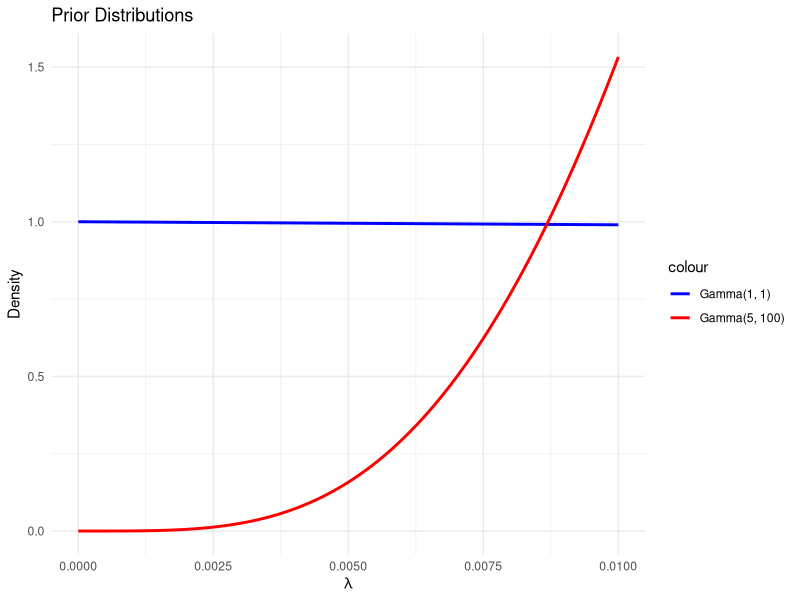
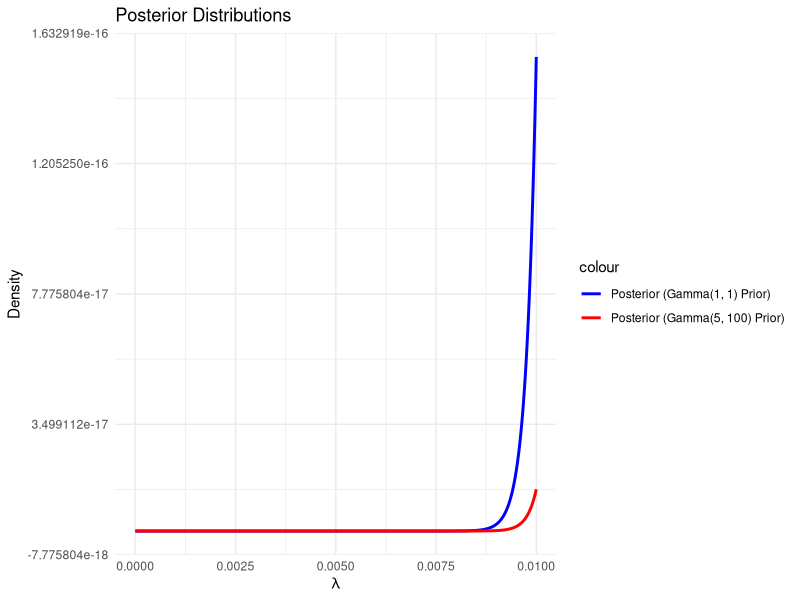

These charts were generated, in order, by the following R code:
# Load necessary package
library(ggplot2)

# Define prior parameters for two options
a1 <- 1; b1 <- 1   # Weak prior
a2 <- 5; b2 <- 100 # Moderately informative prior

# Create a sequence of lambda values
lambda_values <- seq(0, 0.01, length.out = 1000)

# Compute the prior density for both priors
prior1_density <- dgamma(lambda_values, a1, rate = b1)
prior2_density <- dgamma(lambda_values, a2, rate = b2)

# Plot the two prior distributions
prior_df <- data.frame(lambda = lambda_values, 
                       prior1 = prior1_density, 
                       prior2 = prior2_density)

ggplot(prior_df, aes(x = lambda)) +
  geom_line(aes(y = prior1, color = "Gamma(1, 1)"), size = 1) +
  geom_line(aes(y = prior2, color = "Gamma(5, 100)"), size = 1) +
  labs(title = "Prior Distributions", x = expression(lambda), y = "Density") +
  scale_color_manual(values = c("blue", "red")) +
  theme_minimal()

# Define posterior parameters for both priors
a1_post <- a1 + 50
b1_post <- b1 + 1000
a2_post <- a2 + 50
b2_post <- b2 + 1000

# Compute the posterior density for both cases
post1_density <- dgamma(lambda_values, a1_post, rate = b1_post)
post2_density <- dgamma(lambda_values, a2_post, rate = b2_post)

# Plot the two posterior distributions
posterior_df <- data.frame(lambda = lambda_values, 
                           post1 = post1_density, 
                           post2 = post2_density)

ggplot(posterior_df, aes(x = lambda)) +
  geom_line(aes(y = post1, color = "Posterior (Gamma(1, 1) Prior)"), size = 1) +
  geom_line(aes(y = post2, color = "Posterior (Gamma(5, 100) Prior)"), size = 1) +
  labs(title = "Posterior Distributions", x = expression(lambda), y = "Density") +
  scale_color_manual(values = c("blue", "red")) +
  theme_minimal()

# Compute the 95% HPD interval for both posteriors
hpd1 <- qgamma(c(0.025, 0.975), shape = a1_post, rate = b1_post)
hpd2 <- qgamma(c(0.025, 0.975), shape = a2_post, rate = b2_post)

hpd1
hpd2
